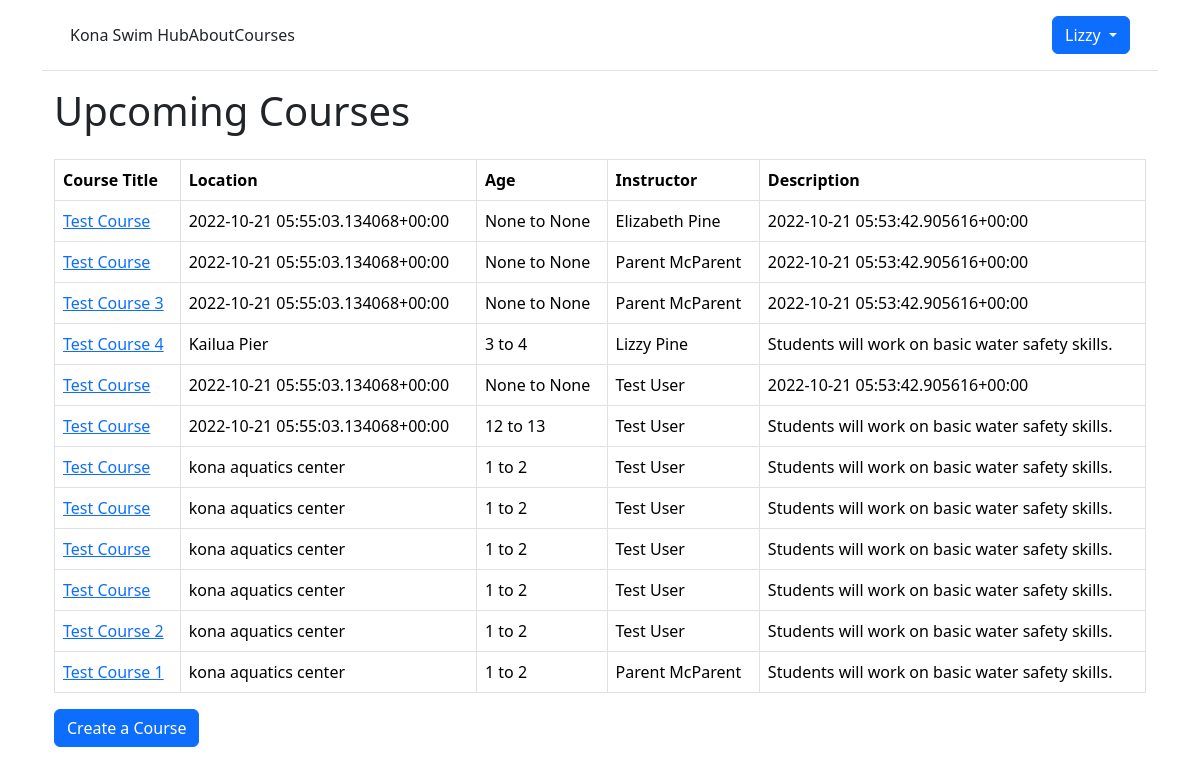
Page /lessons/course_list/ (signed in) on the earlier database version.
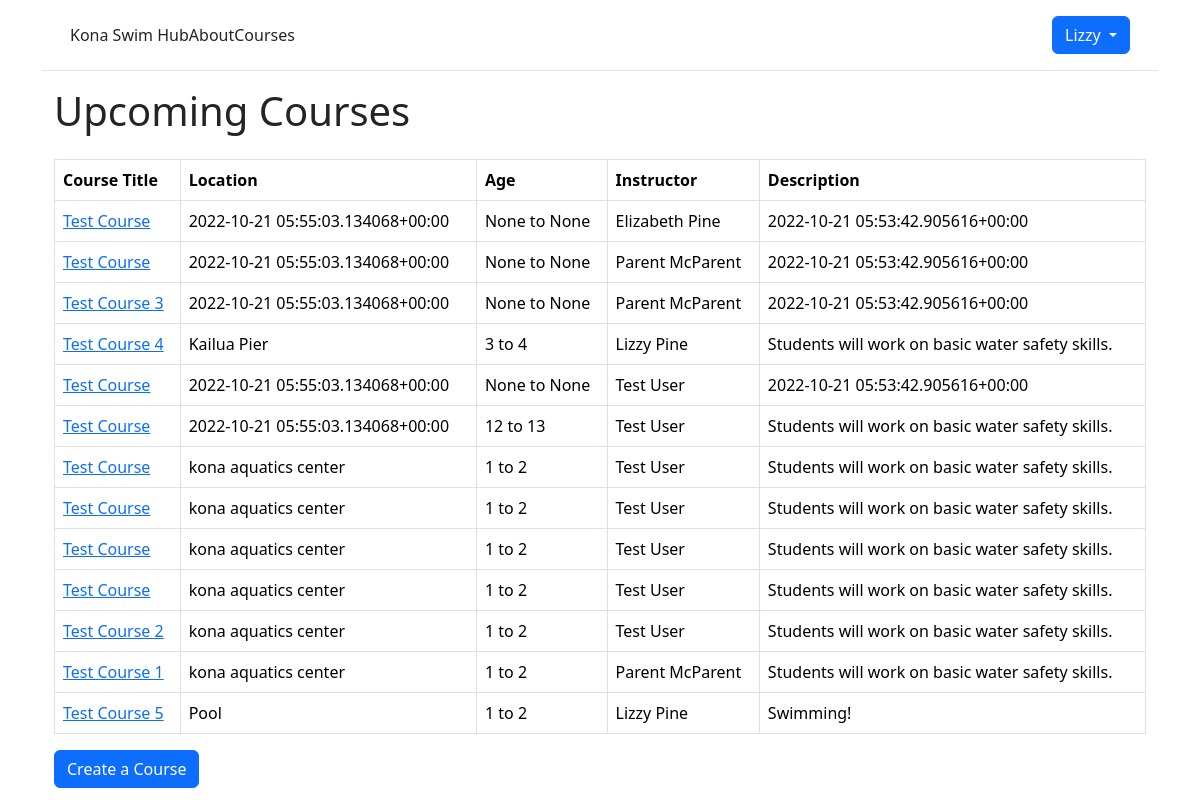
Same page on the later database version.
### lessons/models.py (models this page shows, shortened)
class Course(models.Model):
    course_instructor = models.ForeignKey(CustomUser, on_delete=models.CASCADE, null=True) # Check this: When User is deleted, also delete the Course.
    course_title = models.CharField(max_length=100, default=None)
    course_description = models.CharField(max_length=250)
    course_age_range_min = models.IntegerField(null=True)
    course_age_range_max = models.IntegerField(null=True)
    course_location = models.CharField(max_length=100)
    course_start_date = models.DateField(help_text="Enter the date this course will begin.")
    course_end_date = models.DateField(help_text="Enter the date this course will end.")
    course_day_of_week = models.CharField(max_length=100, blank=True)
    course_start_time = models.TimeField(help_text="Enter the start time for this course in Hawaii Standard Time (e.g., 01:00 PM).")
    course_end_time = models.TimeField(help_text="Enter the end time for this course in Hawaii Standard Time(e.g., 02:00 PM).")
    num_spots_available = models.IntegerField()
    course_price = models.DecimalField(max_digits=10, decimal_places=2)
    learner_on_roster = models.ManyToManyField(to=Learner, related_name="learners", blank=True)

### accounts/models.py (models this page shows)
class CustomUser(AbstractUser):
    email = models.EmailField(max_length=200)
    password = models.CharField(max_length=200)
    first_name = models.CharField(max_length = 100)
    last_name = models.CharField(max_length = 100)
    is_instructor = models.BooleanField(default=False)
    course_created = models.ForeignKey('lessons.Course', null=True, on_delete=models.CASCADE)
    def __str__(self):
        return self.first_name[:50] + " " + self.last_name[:50]

### lessons/views.py (the view, shortened to what this page needs)
# urls.py: path('course_list/', CourseListView.as_view(), name='course_list'),
class CourseListView(LoginRequiredMixin, ListView):
    model = Course
    template_name = 'course_list.html'

### templates/course_list.html (shortened to what this page needs)
{% extends "base.html" %}
{% block content %}
<body>
  <div class="container">
    <h1>Upcoming Courses</h1>
    <div class="course-table-container">
      <table class="table table-bordered table-hover">
        <thead>
          <tr>
            <th> Course Title </th>
            <th> Location </th>
            <th> Age </th>
            <th> Instructor </th>
            <th> Description </th>
          </tr>
        </thead>
        <tbody>
          {% for course in object_list %}
          <tr>
            <td><a href="{% url 'course_detail' course.pk %}">{{ course.course_title }}</a></td>
            <td> {{ course.course_location }} </td>
            <td> {{ course.course_age_range_min }} to {{ course.course_age_range_max }}</td>
            <td> {{ course.course_instructor }} </td>
            <td> {{ course.course_description }} </td>
          </tr>
          {% empty %}
          <h3>Create the first course!</h3>
          {% endfor %}
        </tbody>
      </table>
    </div>
    {% if user.is_instructor %}
    <div>
      <a href=" {% url 'course_create' %}" class="btn btn-primary" role="button">Create a Course</a>
    </div>
    {% endif %}
  </div>
</body>
{% endblock content %}

Differences in the rows shown:
added Course: course_title "Test Course 5", course_location "Pool", course_age_range_min "1", course_age_range_max "2", course_instructor "Lizzy Pine", course_description "Swimming!"
